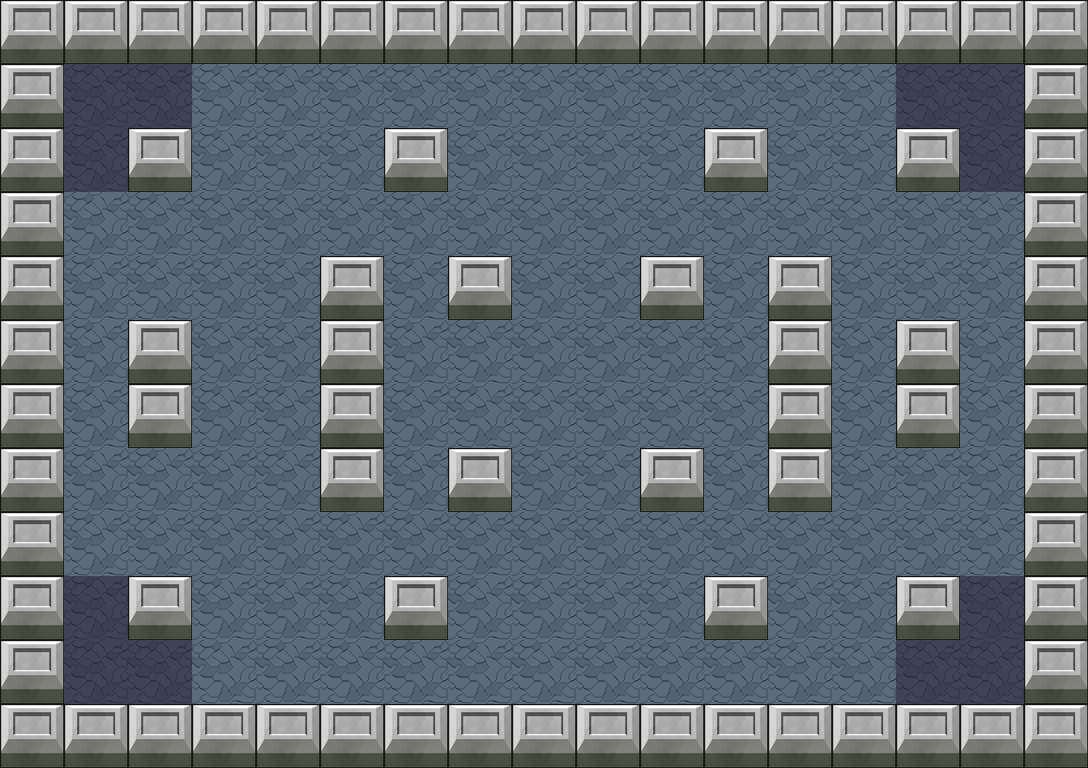

This game map was drawn from its Tiled (.tmx) file and the tilesets committed beside it. A one-line description and the full map source follow:
An orthogonal 17x12 tile map with 64x64 px tiles, 7 tile layers (decoration, Tile Layer 1, playerstart, bomb layer, ...), 3 tilesets.

<map version="1.2" tiledversion="1.2.0" orientation="orthogonal" renderorder="right-down" width="17" height="12" tilewidth="64" tileheight="64" infinite="0" nextlayerid="8" nextobjectid="1">
 <tileset firstgid="1" source="../tilesets/walls.tsx" />
 <tileset firstgid="25" source="../tilesets/daytiles.tsx" />
 <tileset firstgid="329" source="../tilesets/city.tsx" />
 <layer id="7" name="decoration" width="17" height="12">
  <data encoding="csv">
0,0,0,0,0,0,0,0,0,0,0,0,0,0,0,0,0,
0,130,130,130,130,130,130,130,130,130,130,130,130,130,130,130,0,
0,130,130,130,130,130,130,130,130,130,130,130,130,130,130,130,0,
0,130,130,130,130,130,130,130,130,130,130,130,130,130,130,130,0,
0,130,130,130,130,130,130,130,130,130,130,130,130,130,130,130,0,
0,130,130,130,130,130,130,130,130,130,130,130,130,130,130,130,0,
0,130,130,130,130,130,130,130,130,130,130,130,130,130,130,130,0,
0,130,130,130,130,130,130,130,130,130,130,130,130,130,130,130,0,
0,130,130,130,130,130,130,130,130,130,130,130,130,130,130,130,0,
0,130,130,130,130,130,130,130,130,130,130,130,130,130,130,130,0,
0,130,130,130,130,130,130,130,130,130,130,130,130,130,130,130,0,
0,0,0,0,0,0,0,0,0,0,0,0,0,0,0,0,0
</data>
 </layer>
 <layer id="1" name="Tile Layer 1" width="17" height="12">
  <data encoding="csv">
4,4,4,4,4,4,4,4,4,4,4,4,4,4,4,4,4,
4,0,0,0,0,0,0,0,0,0,0,0,0,0,0,0,4,
4,0,4,0,0,0,4,0,0,0,0,4,0,0,4,0,4,
4,0,0,0,0,0,0,0,0,0,0,0,0,0,0,0,4,
4,0,0,0,0,4,0,4,0,0,4,0,4,0,0,0,4,
4,0,4,0,0,4,0,0,0,0,0,0,4,0,4,0,4,
4,0,4,0,0,4,0,0,0,0,0,0,4,0,4,0,4,
4,0,0,0,0,4,0,4,0,0,4,0,4,0,0,0,4,
4,0,0,0,0,0,0,0,0,0,0,0,0,0,0,0,4,
4,0,4,0,0,0,4,0,0,0,0,4,0,0,4,0,4,
4,0,0,0,0,0,0,0,0,0,0,0,0,0,0,0,4,
4,4,4,4,4,4,4,4,4,4,4,4,4,4,4,4,4
</data>
 </layer>
 <layer id="2" name="playerstart" width="17" height="12">
  <data encoding="csv">
0,0,0,0,0,0,0,0,0,0,0,0,0,0,0,0,0,
0,598,598,0,0,0,0,0,0,0,0,0,0,0,598,598,0,
0,598,0,0,0,0,0,0,0,0,0,0,0,0,0,598,0,
0,0,0,0,0,0,0,0,0,0,0,0,0,0,0,0,0,
0,0,0,0,0,0,0,0,0,0,0,0,0,0,0,0,0,
0,0,0,0,0,0,0,0,0,0,0,0,0,0,0,0,0,
0,0,0,0,0,0,0,0,0,0,0,0,0,0,0,0,0,
0,0,0,0,0,0,0,0,0,0,0,0,0,0,0,0,0,
0,0,0,0,0,0,0,0,0,0,0,0,0,0,0,0,0,
0,598,0,0,0,0,0,0,0,0,0,0,0,0,0,598,0,
0,598,598,0,0,0,0,0,0,0,0,0,0,0,598,598,0,
0,0,0,0,0,0,0,0,0,0,0,0,0,0,0,0,0
</data>
 </layer>
 <layer id="3" name="bomb layer" width="17" height="12">
  <data encoding="csv">
0,0,0,0,0,0,0,0,0,0,0,0,0,0,0,0,0,
0,0,0,0,0,0,0,0,0,0,0,0,0,0,0,0,0,
0,0,0,0,0,0,0,0,0,0,0,0,0,0,0,0,0,
0,0,0,0,0,0,0,0,0,0,0,0,0,0,0,0,0,
0,0,0,0,0,0,0,0,0,0,0,0,0,0,0,0,0,
0,0,0,0,0,0,0,0,0,0,0,0,0,0,0,0,0,
0,0,0,0,0,0,0,0,0,0,0,0,0,0,0,0,0,
0,0,0,0,0,0,0,0,0,0,0,0,0,0,0,0,0,
0,0,0,0,0,0,0,0,0,0,0,0,0,0,0,0,0,
0,0,0,0,0,0,0,0,0,0,0,0,0,0,0,0,0,
0,0,0,0,0,0,0,0,0,0,0,0,0,0,0,0,0,
0,0,0,0,0,0,0,0,0,0,0,0,0,0,0,0,0
</data>
 </layer>
 <layer id="4" name="exploded effect layer" width="17" height="12">
  <data encoding="csv">
0,0,0,0,0,0,0,0,0,0,0,0,0,0,0,0,0,
0,0,0,0,0,0,0,0,0,0,0,0,0,0,0,0,0,
0,0,0,0,0,0,0,0,0,0,0,0,0,0,0,0,0,
0,0,0,0,0,0,0,0,0,0,0,0,0,0,0,0,0,
0,0,0,0,0,0,0,0,0,0,0,0,0,0,0,0,0,
0,0,0,0,0,0,0,0,0,0,0,0,0,0,0,0,0,
0,0,0,0,0,0,0,0,0,0,0,0,0,0,0,0,0,
0,0,0,0,0,0,0,0,0,0,0,0,0,0,0,0,0,
0,0,0,0,0,0,0,0,0,0,0,0,0,0,0,0,0,
0,0,0,0,0,0,0,0,0,0,0,0,0,0,0,0,0,
0,0,0,0,0,0,0,0,0,0,0,0,0,0,0,0,0,
0,0,0,0,0,0,0,0,0,0,0,0,0,0,0,0,0
</data>
 </layer>
 <layer id="5" name="mine layer" width="17" height="12">
  <data encoding="csv">
0,0,0,0,0,0,0,0,0,0,0,0,0,0,0,0,0,
0,0,0,0,0,0,0,0,0,0,0,0,0,0,0,0,0,
0,0,0,0,0,0,0,0,0,0,0,0,0,0,0,0,0,
0,0,0,0,0,0,0,0,0,0,0,0,0,0,0,0,0,
0,0,0,0,0,0,0,0,0,0,0,0,0,0,0,0,0,
0,0,0,0,0,0,0,0,0,0,0,0,0,0,0,0,0,
0,0,0,0,0,0,0,0,0,0,0,0,0,0,0,0,0,
0,0,0,0,0,0,0,0,0,0,0,0,0,0,0,0,0,
0,0,0,0,0,0,0,0,0,0,0,0,0,0,0,0,0,
0,0,0,0,0,0,0,0,0,0,0,0,0,0,0,0,0,
0,0,0,0,0,0,0,0,0,0,0,0,0,0,0,0,0,
0,0,0,0,0,0,0,0,0,0,0,0,0,0,0,0,0
</data>
 </layer>
 <layer id="6" name="item layer" width="17" height="12">
  <data encoding="csv">
0,0,0,0,0,0,0,0,0,0,0,0,0,0,0,0,0,
0,0,0,0,0,0,0,0,0,0,0,0,0,0,0,0,0,
0,0,0,0,0,0,0,0,0,0,0,0,0,0,0,0,0,
0,0,0,0,0,0,0,0,0,0,0,0,0,0,0,0,0,
0,0,0,0,0,0,0,0,0,0,0,0,0,0,0,0,0,
0,0,0,0,0,0,0,0,0,0,0,0,0,0,0,0,0,
0,0,0,0,0,0,0,0,0,0,0,0,0,0,0,0,0,
0,0,0,0,0,0,0,0,0,0,0,0,0,0,0,0,0,
0,0,0,0,0,0,0,0,0,0,0,0,0,0,0,0,0,
0,0,0,0,0,0,0,0,0,0,0,0,0,0,0,0,0,
0,0,0,0,0,0,0,0,0,0,0,0,0,0,0,0,0,
0,0,0,0,0,0,0,0,0,0,0,0,0,0,0,0,0
</data>
 </layer>
</map>
